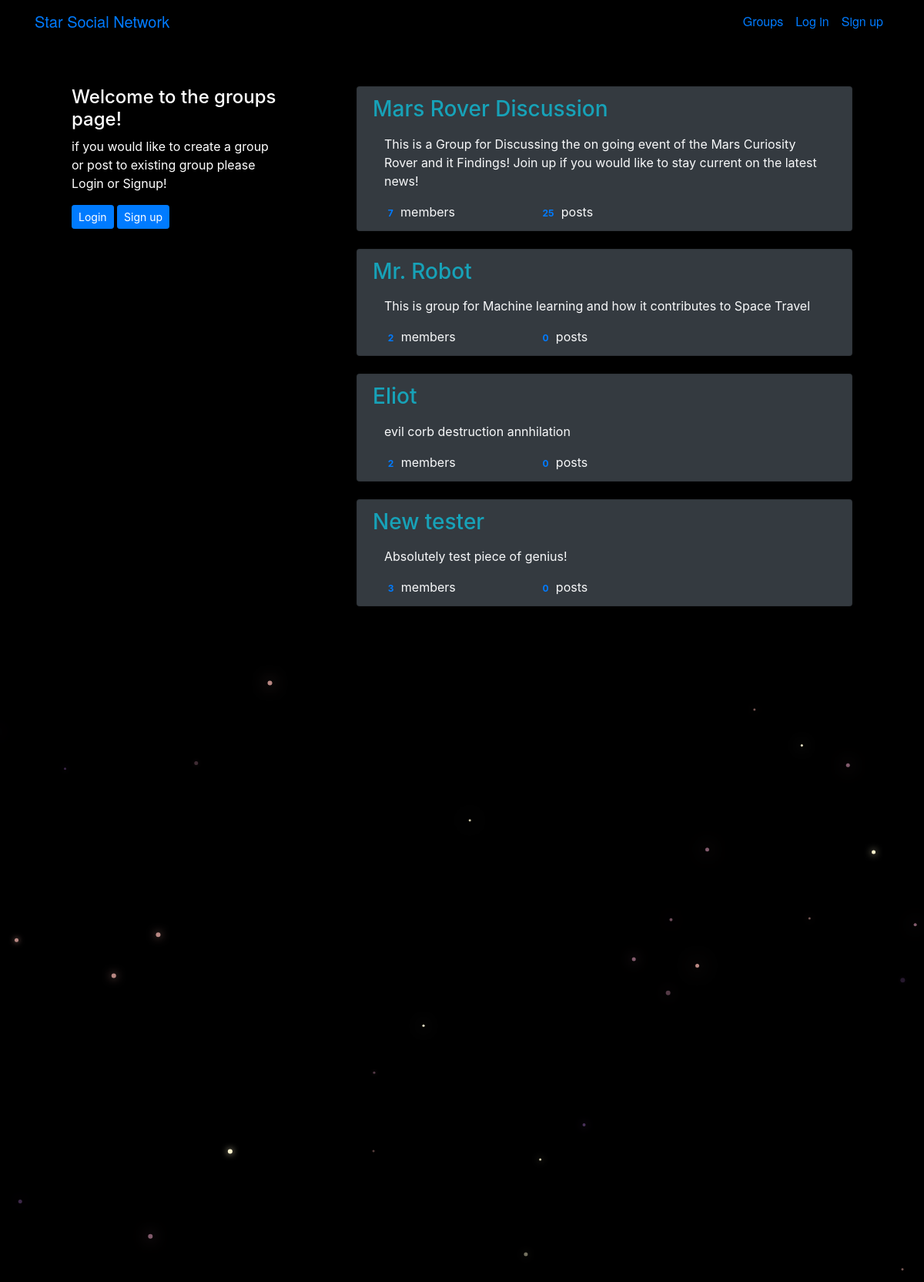
The app's page /groups/ with its own data.
### groups/models.py (models this page shows, shortened)
class Group(models.Model):
    name = models.CharField(max_length=255,unique=True)
    slug = models.SlugField(allow_unicode = True,unique=True)
    description = models.TextField(blank=True, default='')
    description_html = models.TextField(editable=False, default='',blank= True)
    members = models.ManyToManyField(User,through='GroupMember')

### groups/views.py (the view)
# urls.py: path('', views.ListGroups.as_view(), name="all"),
class ListGroups(generic.ListView):
    model = Group

### groups/templates/groups/group_list.html (shortened to what this page needs)
{% extends "groups/group_base.html" %}
{% block pregroup %}
<div class ="col-md-4 p-5  rounded ">
    <div class ="content">
         <h4>Welcome to the groups page!</h4>
         <p>if you would like to create a group or post to existing group please Login or Signup!
         <br>
    </div>
    {% if user.is_authenticated %}
    <a href="{% url 'groups:create' %}" class="btn btn-md btn-fill btn-warning">
        <span class="glyphicon glyphicon-plus-sign">Create New Group!</span> </a>
    {% else %}
    <a href="{% url 'accounts:login' %}"  class="btn btn-sm btn-primary">Login</a>
    <a href="{% url 'accounts:signup' %}" class="btn btn-sm btn-primary">Sign up</a>
    {% endif %}
</div>
{% endblock %}
{% block group_content %}
<div class= "col-md-8 p-5 rounded ">
    <div class ="list-group">
      {% for group in object_list %}
      <a class ="list-group-item bg-dark rounded text-light" href="{% url 'groups:single' slug=group.slug %}">
          <h3 class="title list-group-item-heading text-info">{{group.name}}</h3>
          <div class=" text-light list-group-item-text container-fluid groupscript ">
            <p class="groupscript">{{group.description_html|safe}}</p>
          </div>
          <div class="row">
              <div class="col-md-4 ">
                <span class =" text-primary badge">{{group.members.count}}</span>
                member{{group.members.count|pluralize}}
              </div>
              <div class="col-md-4">
                <span class ="badge text-primary">{{group.posts.count}}</span>
                post{{group.posts.count|pluralize}}
              </div>
          </div>
      </a>
      <br>
     {% endfor %}
    </div>
</div>
{% endblock %}

### static/css/master.css (style rules this page uses)
body { margin: auto; max-width:1500px; background-color: black; color:white; }
html, body { height: 100%; width: 100%; max-width:1500px; background: rgb(0, 0, 0); margin: auto; }
.rounded { border-radius: 10px; }
.badge { color: white; }
.groupscript { color:white; }
.row { margin: auto; width:auto; height:auto; }

### records on screen
Group: name "Mars Rover Discussion", description_html "This is a Group for Discussing the on going event of the Mars Curiosity Rover and it Findings! Join up if you would like to stay current on the latest news!", members.count "7", posts.count "25"
Group: name "Mr. Robot", description_html "This is group for Machine learning and how it contributes to Space Travel", members.count "2", posts.count "0"
Group: name "Eliot", description_html "evil corb destruction annhilation", members.count "2", posts.count "0"
Group: name "New tester", description_html "Absolutely test piece of genius!", members.count "3", posts.count "0"
